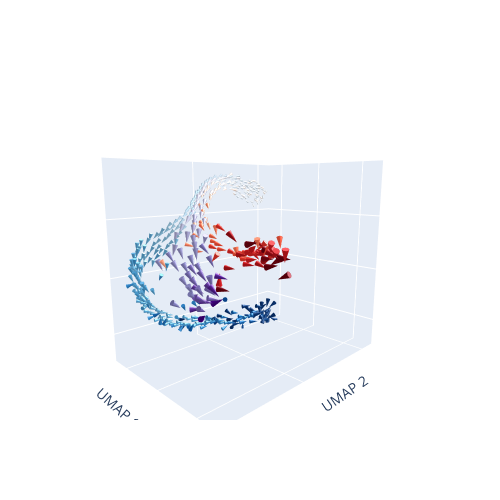

Notebook code cell kept with this figure:
### Code cell
pert_to_plot = ["wik", "TGFB-i", 'gdf3'] #'TGFB-i', "tbxta"]
c_vec = ["Blues", "Purples", "Reds"]# "Greens"]
size_ref_vec = np.asarray([4.5/2.5, .75, 1, 5])*2.5
c_max_vec = np.asarray([2, 2, 2, 1.5])*1
c_min_vec = np.asarray([0.9, 0.9, 0.9, 1.5])
fig = go.Figure()

for p, pert in enumerate(pert_to_plot):

    df = cluster_df.loc[cluster_df["master_perturbation"]==pert,:] 
    
    #define the trace for triangle sides
    cones = go.Cone(
        x=df["Z"],
        y=df["X"],
        z=df["Y"],
        u=df["dZ_norm"],
        v=df["dX_norm"],
        w=df["dY_norm"],
        colorscale=c_vec[p],
        cmin=c_min_vec[p],
        cmax=c_max_vec[p],
        sizemode="absolute",
        sizeref=size_ref_vec[p], 
        showscale=False,
        anchor="tip",
    lighting_specular=2)
        
    fig.add_trace(cones)

    fig.update_layout(
    autosize=False,
    width=500,
    height=500)
    
    angle = angle_vec[0]
    za = 0.2
    vec = np.asarray([math.cos(angle), math.sin(angle), za])
    vec = vec*2
    camera = dict(
        eye=dict(x=vec[0], y=vec[1], z=vec[2]))
        

    fig.update_layout(scene_camera=camera, scene_dragmode='orbit')
    
    
    fig.update_layout(scene=lim_scene)
    fig.update_layout(scene = dict(
                    xaxis_title='UMAP 1',
                    yaxis_title='UMAP 2',
                    zaxis_title='UMAP 3',
                xaxis = dict(showticklabels=False),
                yaxis = dict(showticklabels=False),
                zaxis = dict(showticklabels=False)))

    fig.write_image(os.path.join(figure_path, f"pert_plot_iter{p:02}.png"), scale=3)
    

pert_path = os.path.join(figure_path, "cone_frames_pert", "")
if not os.path.isdir(pert_path):
    os.makedirs(pert_path)

fig = make_rotating_figure(fig, angle_vec, pert_path)

fig.show()
